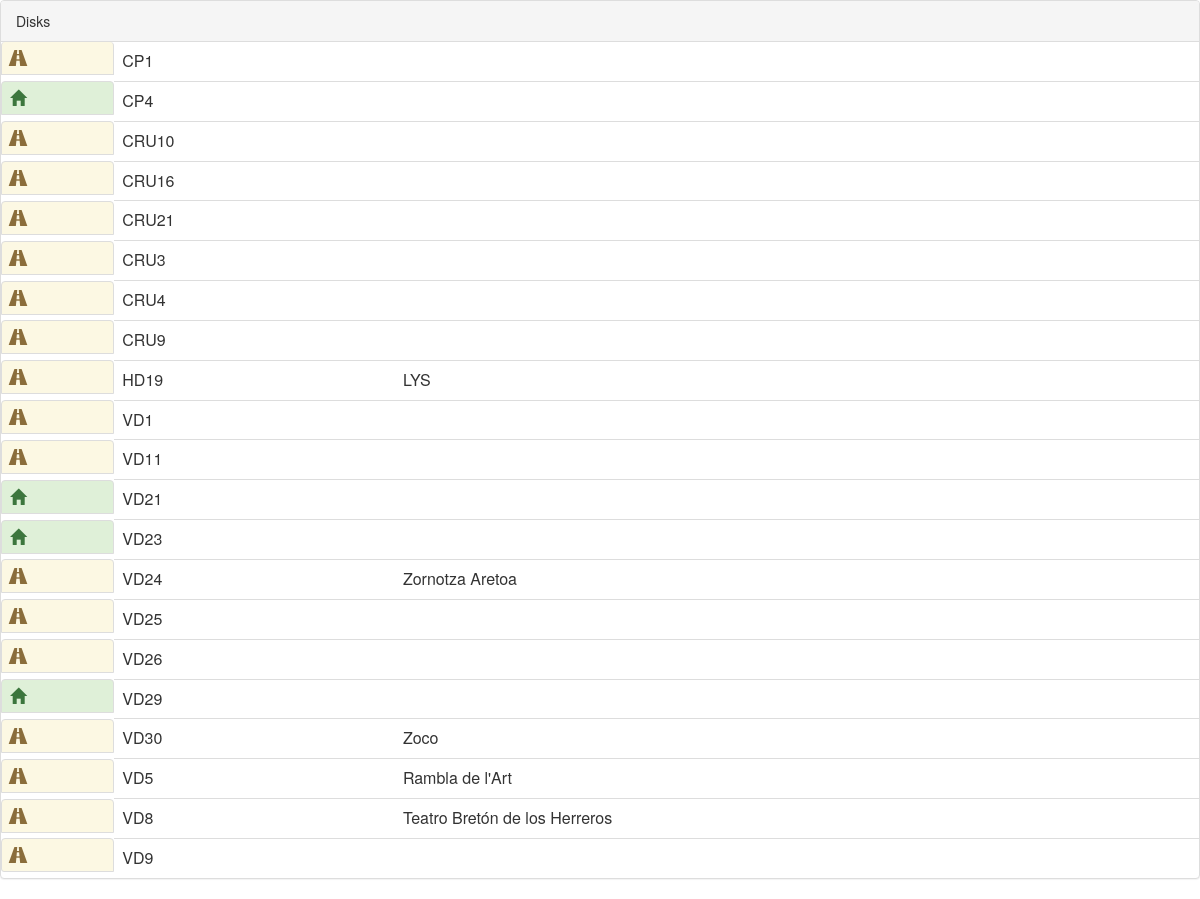
/disks/, run on an earlier commit of the app's database.
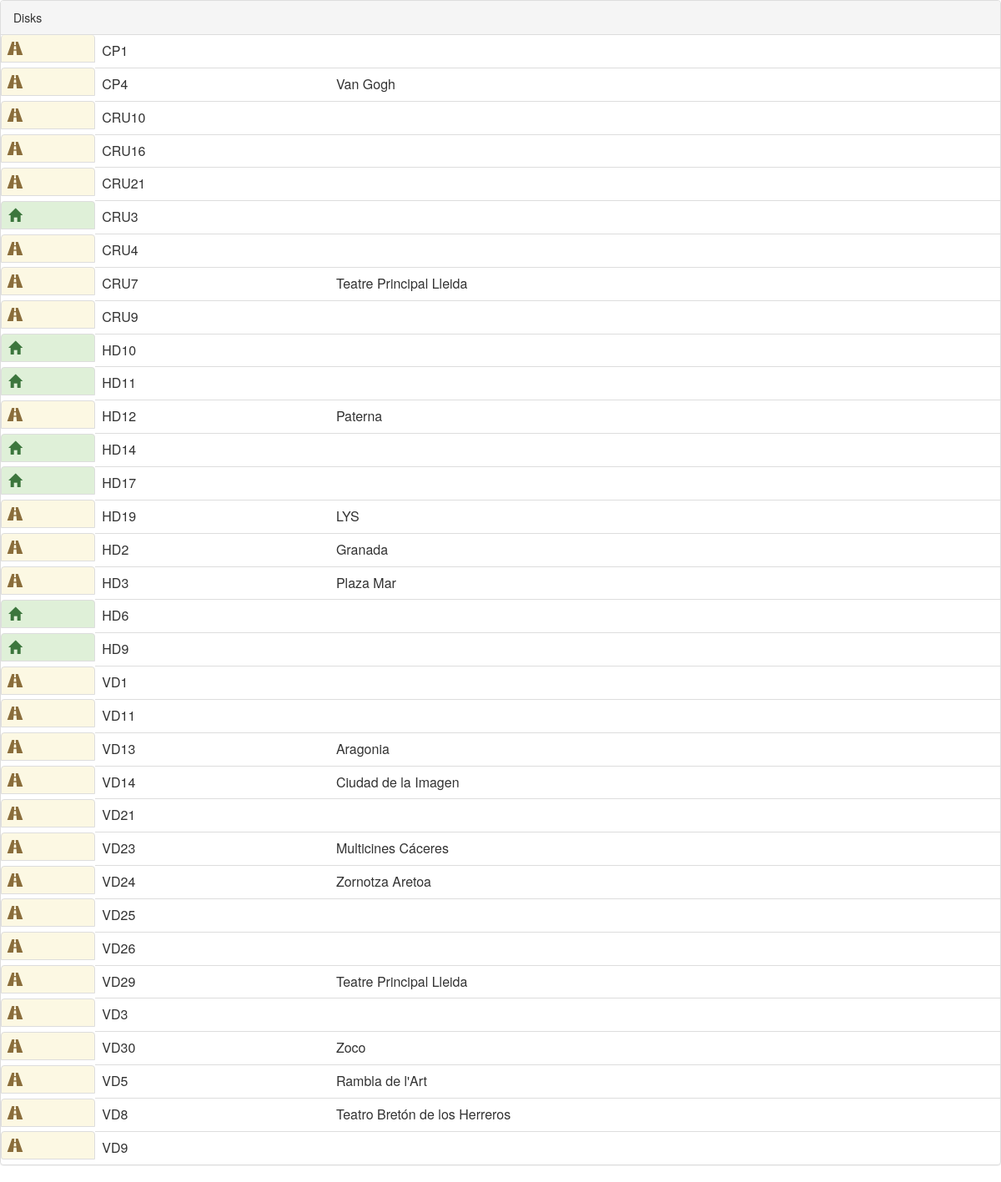
And on a later commit of the database.
### disciple/models.py (models this page shows, shortened)
class Disk(models.Model):
    class Meta:
        ordering = ('name',)
    name = models.CharField(max_length=8)
    in_transit = models.BooleanField(_(u"out of office?"), default=False)
    capacity = models.PositiveIntegerField(null=True, blank=True)
    def sent_to(self):
        if self.in_transit:
            dispatch = Dispatch.objects.filter(disk=self.id).first()
            if dispatch:
                return dispatch.client.name
        return ""
    def __str__(self):
        return "{}".format(self.name)

class Dispatch(models.Model):
    date = models.DateField()
    disk = models.ForeignKey(Disk)
    client = models.ForeignKey(Client)

### boola/models.py (models this page shows, shortened)
class Client(models.Model):
    class Meta:
        ordering = ('name',)
    name = models.CharField(max_length=255)
    email = models.CharField(max_length=128, null=True, blank=True)
    vat = models.CharField(max_length=32, null=True, blank=True)

### disciple/views.py (the view)
# urls.py: url(r'^disks/$', DiskListView.as_view()),
class DiskListView(ListView):
    model = Disk
    template_name = "disks.html"
    def get_context_data(self, **kwargs):
        context = super(DiskListView, self).get_context_data(**kwargs)
        print(">>>>>> %s" % context)
        return context

### disciple/templates/disks.html (shortened to what this page needs)
{% load bootstrap3 %}
{% bootstrap_css %}
<div class="panel panel-default">
    <div class="panel-heading">Disks</div>
     <table class="table">
    {% for disk in object_list %}
        <tr>
            {% if disk.in_transit %}
            <td class="list-group-item list-group-item-warning">
                <span class="glyphicon glyphicon-road" aria-hidden="true"></span>
            </td>
            {% else %}
            <td class="list-group-item list-group-item-success">
                <span class="glyphicon glyphicon-home" aria-hidden="true"></span>
            </td>
            {% endif %}
            <td>{{ disk.name  }}</td>
            <td>{{ disk.content  }}</td>
            <td>{{ disk.sent_to  }}</td>
            <td>{{ disk.kk  }}</td>
        </tr>
    {% endfor %}
    </table>
</div>

What changed in the data, as far as the page shows it:
changed Disk "CP4": in_transit False → True (drawn); sent_to (not shown) → "Van Gogh"
changed Disk "CRU3": in_transit True → False (drawn)
added Disk: name "CRU7", sent_to "Teatre Principal Lleida"
added Disk: in_transit False (drawn), name "HD10"
added Disk: in_transit False (drawn), name "HD11"
added Disk: name "HD12", sent_to "Paterna"
added Disk: in_transit False (drawn), name "HD14"
added Disk: in_transit False (drawn), name "HD17"
added Disk: name "HD2", sent_to "Granada"
added Disk: name "HD3", sent_to "Plaza Mar"
added Disk: in_transit False (drawn), name "HD6"
added Disk: in_transit False (drawn), name "HD9"
added Disk: name "VD13", sent_to "Aragonia"
added Disk: name "VD14", sent_to "Ciudad de la Imagen"
changed Disk "VD21": in_transit False → True (drawn)
changed Disk "VD23": in_transit False → True (drawn); sent_to (not shown) → "Multicines Cáceres"
changed Disk "VD29": in_transit False → True (drawn); sent_to (not shown) → "Teatre Principal Lleida"
added Disk: in_transit True (drawn), name "VD3"
